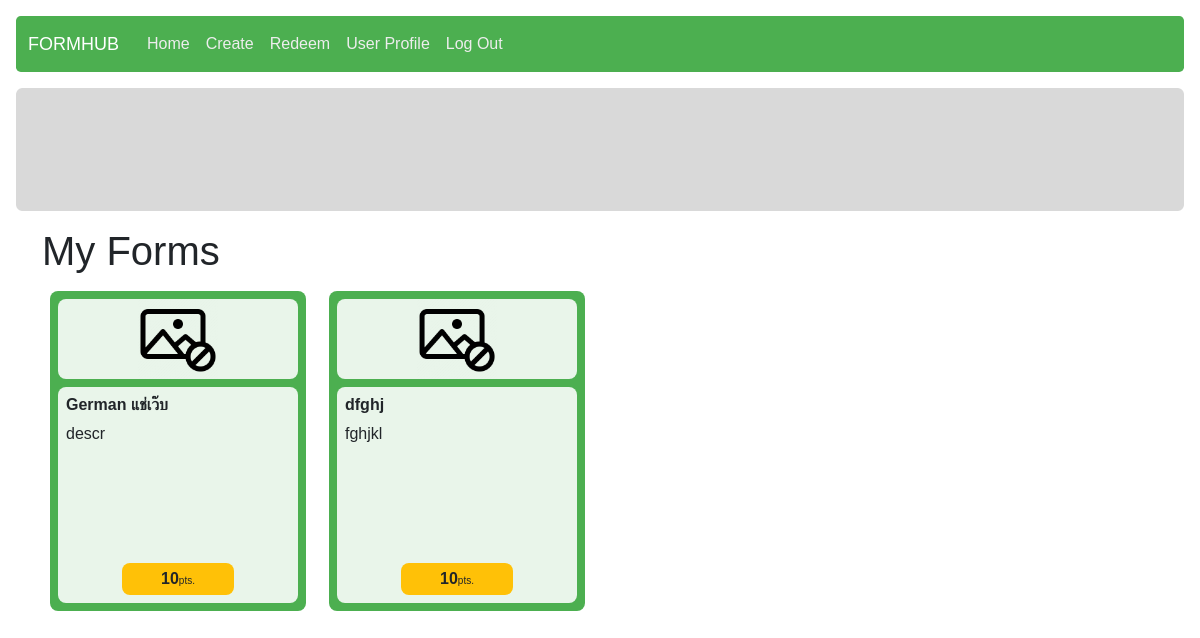
/manage/my-forms (signed in), run on an earlier commit of the app's database.
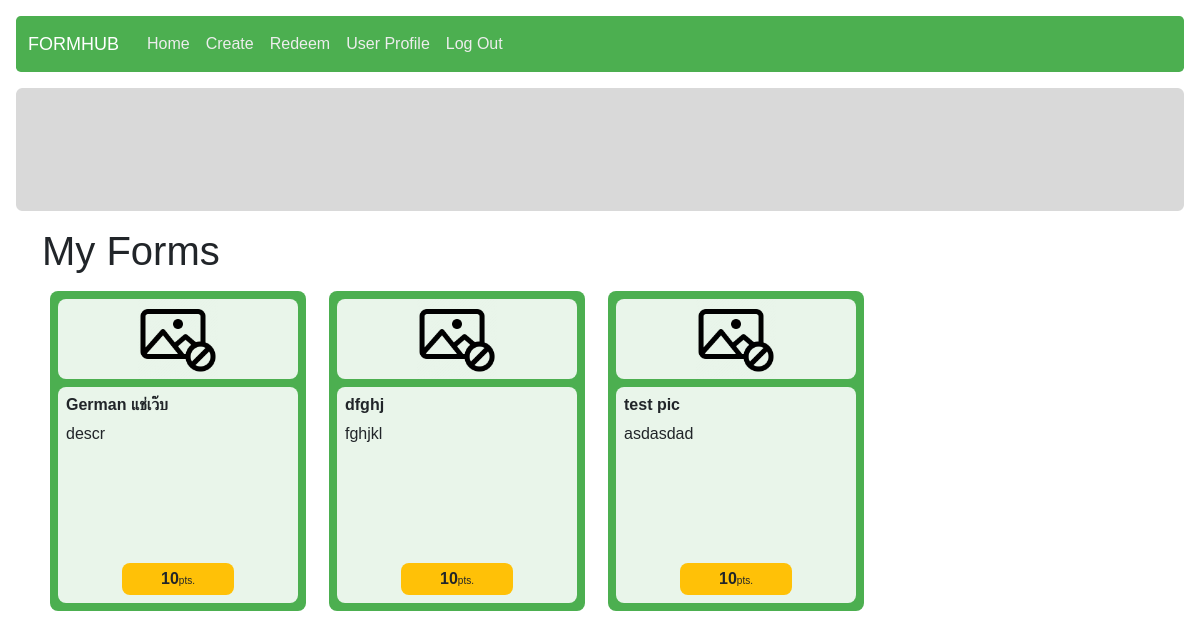
And on a later commit of the database.
### form_management/models.py (models this page shows, shortened)
class Form(models.Model):
    owner = models.ForeignKey(User, on_delete = models.CASCADE)
    form_name = models.CharField(max_length = 125)
    description = models.CharField(max_length = 1000)
    category = models.ForeignKey(Category, on_delete = models.CASCADE, null = True)
    design = models.JSONField()
    creation_timestamp = models.DateTimeField(auto_now_add = True)
    publish_timestamp = models.DateTimeField(null = True)
    is_open = models.BooleanField(default = False)
    is_sale = models.BooleanField(default = False)
    form_point = models.ForeignKey(Point, on_delete = models.CASCADE, related_name="form_point")
    form_pic = models.ImageField(
        upload_to="static/form_management/imgs",
        null = True,
        default = "static/form_management/imgs/no-pic.png")

class Point(models.Model):
    form_size = models.CharField(max_length = 2)
    point = models.IntegerField()
    description = models.CharField(max_length = 50, null = True)
    lower_bound = models.IntegerField()
    upper_bound = models.IntegerField()
    def __str__(self):
        return f"{self.point}"

### form_management/views.py (the view)
# urls.py: path("my-forms", views.my_forms, name="my_forms"),
@login_required
def my_forms(request):
    forms = Form.objects.filter(owner = request.user)
    return render(request, "form_management/myforms.html", {
        "title": "My Forms",
		"forms": forms
	})

### templates/form_management/myforms.html (shortened to what this page needs)
{% extends "layout.html" %}
{% load static %}
{% block extra_css %}
    <link rel="stylesheet" href="{% static 'answering/index.css' %}">
{% endblock %}
{% block body %}
<div class="container">
    <h1>{{ title }}</h1>
    <div class="all-forms d-flex flex-row flex-wrap">
        {% for form in forms %}
            <div class="form-card p-2 d-flex flex-column col-sm-6 col-md-4 col-lg-3" data-code="{{ form.id }}">
                <div class="form p-2 d-flex flex-column">
                    <div class="img-container d-flex justify-content-center">
                        <img src="{% static 'answering/imgs/no-pic.png' %}" alt="no-photo">
                    </div>
                    <div class="form-meta-data mt-2 p-2">
                        <h6 class="form-name">{{ form.form_name }}</h6>
                        <div class="description">
                            {{ form.description }}
                        </div>
                        <div class="bottom-section mt-auto p-1">
                            <span class="point">{{ form.form_point }}</span><span class="unit">pts.</span>
                        </div>
                    </div>
                </div>
            </div>
        {% empty %}
            <h3>No form</h3>
        {% endfor %}
    </div>
</div>
{% endblock %}

What changed in the data, as far as the page shows it:
added Form: form_name "test pic", description "asdasdad", form_point "10"
